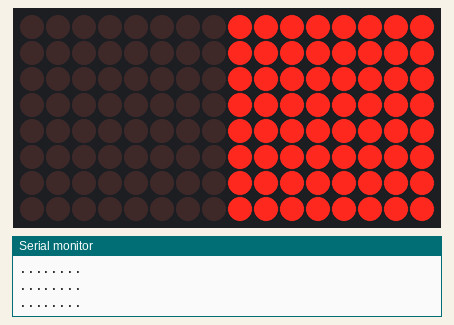
The program below on a simulated ESP32. Parts: 16×8 LED matrix, the last lines printed to the serial monitor.

Above: at 0.6 s.
At 6.76 s:
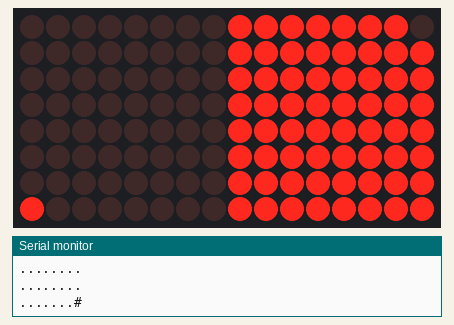
At 9.76 s:
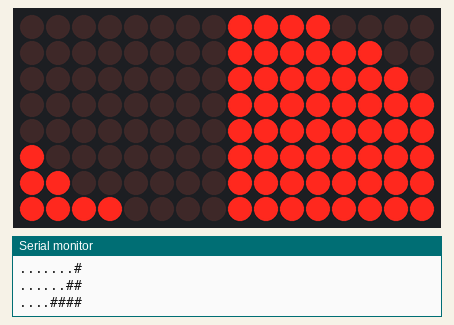
At 14.26 s:
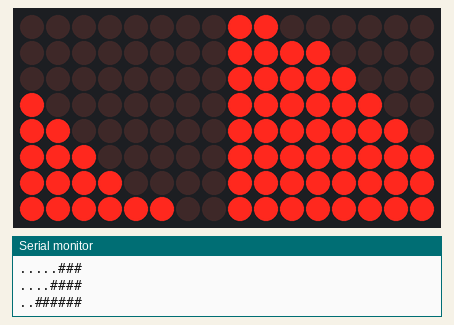
At 19.26 s:
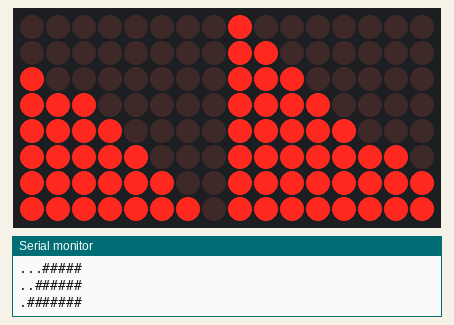
At 38.1 s:
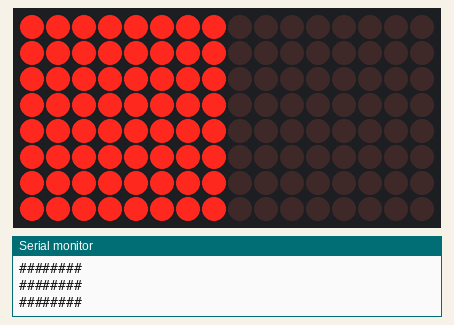

Measured:
- what the display in image 0 shows lasts 6.0 s, from 0.5 s to 6.5 s
- what the display in image 1 shows lasts 0.5 s, from 6.5 s to 7.0 s

The program:

main.cpp
```cpp
// ================== Digital Hourglass for ESP32 ==================
// Hardware assumed: ESP32 + MPU6050 + 2x MAX7219 8x8 LED matrices (daisy-chained)
// Libraries (install via Library Manager):
//   - MD_MAX72XX by MajicDesigns
//   - Adafruit MPU6050
//   - Adafruit Unified Sensor
//   - Wire

#include <MD_MAX72xx.h>
#include <SPI.h>
#include <Wire.h>
#include <Adafruit_MPU6050.h>
#include <Adafruit_Sensor.h>

// -------- MAX7219 CONFIG --------
// Choose your module type. Most generic 8x8 MAX7219 boards work with FC16_HW.
#define HARDWARE_TYPE MD_MAX72XX::FC16_HW
// VSPI pins on ESP32 (default): SCK=18, MOSI=23. Choose any free CS pin:
const uint8_t PIN_CS = 5;
const uint16_t NUM_DEVICES = 2;  // 2 x 8x8
MD_MAX72XX mx(HARDWARE_TYPE, PIN_CS, NUM_DEVICES);

// -------- MPU6050 --------
// Adafruit_MPU6050 mpu; // Commented out for now

// -------- Simulation grid --------
// Falling animation state
int fallY = -1, fallX = -1; // Current position of falling grain
bool isFalling = false; // If true, animating a grain falling
const uint16_t FALL_STEP_MS = 100; // Speed of falling animation
// 16 rows (two 8x8), 8 columns
const uint8_t H = 16;
const uint8_t W = 8;
bool grid[H][W];
bool nextGrid[H][W];
// Track unchanged steps for auto-flip
uint8_t unchangedSteps = 0;
const uint8_t UNCHANGED_STEPS_THRESHOLD = 10; // Number of steps before auto-flip

uint32_t lastStep = 0;
const uint16_t STEP_MS = 500;     // animation speed

// Orientation: +1 = gravity to increasing row index (top->bottom)
//              -1 = gravity upwards (bottom->top)
int gravityDir = +1;

const uint8_t DIAMOND_GRAINS = 25; // For 8x8 diamond
struct Grain { int y, x; };
Grain diamondGrains[DIAMOND_GRAINS];
Grain diamondGrainsMirror[DIAMOND_GRAINS];
uint8_t activeGrains = 0; // How many grains are currently animated
bool negativePhase = false; // If true, show mirrored grains

// Debounce flipping
uint32_t lastFlipMs = 0;
const uint16_t FLIP_DEBOUNCE_MS = 800;

// Neck column (0..7); you can move it or even oscillate it for fun
const uint8_t NECK_X = 4;

// Amount of sand (0..H*W). Start with the "bottom" half full-ish:
uint16_t SAND_COUNT = 16; // Reduced for debugging

// ---------------------- Helpers ----------------------
void clearGrid() {
  for (uint8_t y=0; y<H; y++)
    for (uint8_t x=0; x<W; x++)
      grid[y][x] = false;
}

const uint8_t N = 8; // 8x8 matrix
const uint8_t GRAINS = 64;
uint8_t grainOrder[GRAINS]; // Diagonal order
uint8_t fallingGrain = 0; // Current grain to animate
bool topFilled = true; // If true, top is filled, grains are falling

// Encapsulated debug print
void printGridDebug() {
  uint16_t sandInBottom = 0;
  uint8_t yStart = (gravityDir == +1) ? 8 : 0;
  uint8_t yEnd   = (gravityDir == +1) ? 16 : 8;
  for (uint8_t y = yStart; y < yEnd; y++) {
    for (uint8_t x = 0; x < W; x++) {
      if (grid[y][x]) sandInBottom++;
    }
  }
  Serial.print("Sand in bottom/top: ");
  Serial.println(sandInBottom);
  Serial.println("Grid:");
  for (uint8_t y = 0; y < H; y++) {
    for (uint8_t x = 0; x < W; x++) {
      Serial.print(grid[y][x] ? "#" : ".");
    }
    Serial.println();
  }
}

// Encapsulated unchanged grid check
bool isGridUnchanged() {
  for (uint8_t y = 0; y < H; y++) {
    for (uint8_t x = 0; x < W; x++) {
      if (grid[y][x] != nextGrid[y][x]) {
        return false;
      }
    }
  }
  return true;
}

// Fill grainOrder with diagonal pattern (top right to bottom left)
void initGrainOrder() {
  uint8_t idx = 0;
  for (int d = 0; d <= 2*(N-1); d++) {
    for (int y = 0; y < N; y++) {
      int x = d - y;
      if (x >= 0 && x < N) {
        grainOrder[idx++] = y * N + x;
      }
    }
  }
}

void seedSandBottom() {
  clearGrid();
  // Seed sand in a rotated diamond (touches corners)
  uint16_t placed = 0;
  for (int y = 0; y < H && placed < SAND_COUNT; y++) {
    for (int x = 0; x < W && placed < SAND_COUNT; x++) {
      // Rotated diamond: |x - 3.5| == |y - 7.5| for the diagonals, <= 3.5 for inside
      if (abs((x - (W-1)/2.0) - (y - (H-1)/2.0)) <= (W-1)/2.0 && abs((x - (W-1)/2.0) + (y - (H-1)/2.0)) <= (W-1)/2.0) {
        // For bottom half, only fill lower triangle
        if ((gravityDir == +1 && y > x) || (gravityDir == -1 && y < x)) {
          grid[y][x] = true;
          placed++;
        }
      }
    }
  }
}

inline bool inBounds(int y, int x) {
  return (y >= 0 && y < (int)H && x >= 0 && x < (int)W);
}

void initDiamondMapping() {
  uint8_t idx = 0;
  int cy = H/2, cx = W/2;
  for (int layer = 0; layer <= 4; layer++) {
    for (int dy = -layer; dy <= layer; dy++) {
      int dx = layer - abs(dy);
      int y = cy + dy;
      int x1 = cx + dx;
      int x2 = cx - dx;
      if (idx < DIAMOND_GRAINS && inBounds(y, x1)) {
        diamondGrains[idx].y = y;
        diamondGrains[idx].x = x1;
        diamondGrainsMirror[idx].y = H-1-y;
        diamondGrainsMirror[idx].x = W-1-x1;
        idx++;
      }
      if (dx != 0 && idx < DIAMOND_GRAINS && inBounds(y, x2)) {
        diamondGrains[idx].y = y;
        diamondGrains[idx].x = x2;
        diamondGrainsMirror[idx].y = H-1-y;
        diamondGrainsMirror[idx].x = W-1-x2;
        idx++;
      }
    }
  }
}

// Encapsulated falling animation
void animateFallingGrain() {
  // Fill top except for grains that have fallen
  for (uint8_t i = fallingGrain + (isFalling ? 1 : 0); i < GRAINS; i++) {
    uint8_t idx = grainOrder[i];
    uint8_t y = idx / N;
    uint8_t x = idx % N;
    grid[y][x] = true;
  }
  // Fill bottom with grains that have fallen (bottom up, X mirrored)
  for (uint8_t i = 0; i < fallingGrain; i++) {
    uint8_t idx = grainOrder[i];
    uint8_t y = idx / N;
    uint8_t x = idx % N;
    grid[(N-1-y)+N][N-1-x] = true;
  }
  // Animate the falling grain
  if (fallingGrain < GRAINS) {
    if (!isFalling) {
      uint8_t idx = grainOrder[fallingGrain];
      fallY = idx / N;
      fallX = idx % N;
      isFalling = true;
    }
    // Move grain one step
    if (fallY < N-1) {
      // Try to fall diagonally left or right if possible
      bool leftBlocked = (fallX > 0) ? grid[fallY+1][fallX-1] : true;
      bool rightBlocked = (fallX < N-1) ? grid[fallY+1][fallX+1] : true;
      if (!leftBlocked) {
        fallY++;
        fallX--;
      } else if (!rightBlocked) {
        fallY++;
        fallX++;
      } else if (!grid[fallY+1][fallX]) {
        fallY++;
      }
    }
    // Show grain at its current position
    if (fallY < N) {
      grid[fallY][fallX] = true;
    } else {
      // In bottom matrix, mirror X
      grid[(fallY-N)+N][N-1-fallX] = true;
    }
    // If landed (next position is blocked or at bottom), finish falling
    bool landed = false;
    if (fallY == N-1) landed = true;
    else if ((fallY < N-1) && (grid[fallY+1][fallX] || (fallX > 0 && grid[fallY+1][fallX-1]) || (fallX < N-1 && grid[fallY+1][fallX+1]))) landed = true;
    if (landed) {
      isFalling = false;
      fallingGrain++;
      fallY = -1; fallX = -1;
    }
  } else {
    // Reset after a pause
    static uint8_t pause2 = 0;
    pause2++;
    if (pause2 > 20) {
      fallingGrain = 0;
      topFilled = true;
      pause2 = 0;
    }
    isFalling = false;
    fallY = -1; fallX = -1;
  }
}

void stepSand() {
  clearGrid();
  if (topFilled) {
    // Fill the top 8x8 matrix
    for (uint8_t y = 0; y < N; y++) {
      for (uint8_t x = 0; x < N; x++) {
        grid[y][x] = true;
      }
    }
    // Start falling animation after a short pause
    static uint8_t pause = 0;
    pause++;
    if (pause > 10) {
      topFilled = false;
      pause = 0;
    }
    isFalling = false;
    fallY = -1; fallX = -1;
  } else {
    animateFallingGrain();
  }
}

void render() {
  // Clear all modules
  mx.clear();

  // Our logical (0,0) is the top-left of the combined 16x8.
  // Device 0 = top matrix, device 1 = bottom matrix.
  // For daisy-chained devices, we calculate the absolute column position
  for (uint8_t y=0; y<H; y++) {
    uint8_t dev = (y < 8) ? 0 : 1;
    uint8_t row = (y < 8) ? y : (y - 8);

    for (uint8_t x=0; x<W; x++) {
      bool on = grid[y][x];
      // Calculate absolute column: device 0 uses cols 0-7, device 1 uses cols 8-15
      uint8_t absCol = dev * 8 + x;
      mx.setPoint(row, absCol, on);
    }
  }

  // ...existing code...
}

// Encapsulated falling animation update
void updateFallingAnimation() {
  clearGrid();
  animateFallingGrain();
  render();
}

void updateSandLogic() {
  stepSand();
  render();
  printGridDebug();
  if (isGridUnchanged()) {
    unchangedSteps++;
  } else {
    unchangedSteps = 0;
  }
  // Only flip if grid is unchanged for several steps and all sand is in bottom/top
  uint16_t sandInBottom = 0;
  uint8_t yStart = (gravityDir == +1) ? 8 : 0;
  uint8_t yEnd   = (gravityDir == +1) ? 16 : 8;
  for (uint8_t y = yStart; y < yEnd; y++) {
    for (uint8_t x = 0; x < W; x++) {
      if (grid[y][x]) sandInBottom++;
    }
  }
  if (sandInBottom == SAND_COUNT && unchangedSteps >= UNCHANGED_STEPS_THRESHOLD) {
    gravityDir = -gravityDir;
    seedSandBottom();
    unchangedSteps = 0;
  }
}


// void maybeFlipFromIMU() {
//   sensors_event_t a, g, temp;
//   mpu.getEvent(&a, &g, &temp);
//
//   // Use gravity vector sign on Z (or Y) to decide orientation.
//   // When z changes sign decisively, we flip.
//   // Threshold ~ +/-6 m/s^2 to avoid tiny shakes.
//   int newDir = (a.acceleration.z < -6.0) ? +1 : (a.acceleration.z > 6.0 ? -1 : gravityDir);
//
//   if (newDir != gravityDir && (millis() - lastFlipMs) > FLIP_DEBOUNCE_MS) {
//     gravityDir = newDir;
//     lastFlipMs = millis();
//     seedSandBottom();  // reset sand to the "new bottom"
//   }
// }

// ---------------------- Setup & Loop ----------------------
void setup() {
  Wire.begin(); // SDA=21, SCL=22 on ESP32 by default
  Serial.begin(115200);

  // MAX7219
  mx.begin();
  mx.control(MD_MAX72XX::INTENSITY, 6); // 0..15
  mx.clear();

  // MPU6050
  // if (!mpu.begin()) {
  //   // If no sensor, still run animation (gravity won't flip)
  //   Serial.println("MPU6050 not found! Running without flip.");
  // } else {
  //   mpu.setAccelerometerRange(MPU6050_RANGE_8_G);
  //   mpu.setGyroRange(MPU6050_RANGE_500_DEG);
  //   mpu.setFilterBandwidth(MPU6050_BAND_21_HZ);
  // }

  // Start with gravity "down" (+1). Seed initial sand.
  gravityDir = +1;
  initGrainOrder();
  //seedSandBottom();
}

void loop() {
  // maybeFlipFromIMU(); // Commented out for now
  static uint32_t lastSandStep = 0;
  static uint32_t lastFallStep = 0;
  uint32_t now = millis();

  // Only update sand state when not falling
  if (!isFalling && now - lastSandStep >= STEP_MS) {
    lastSandStep = now;
    updateSandLogic();
  }

  // Update falling animation at a faster rate
  if (isFalling && now - lastFallStep >= FALL_STEP_MS) {
    lastFallStep = now;
    updateFallingAnimation();
  }
}
```
